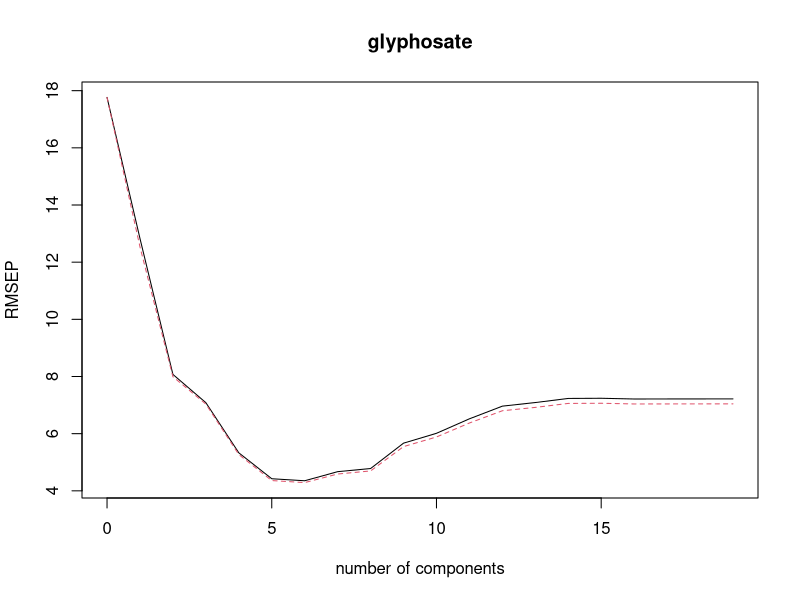
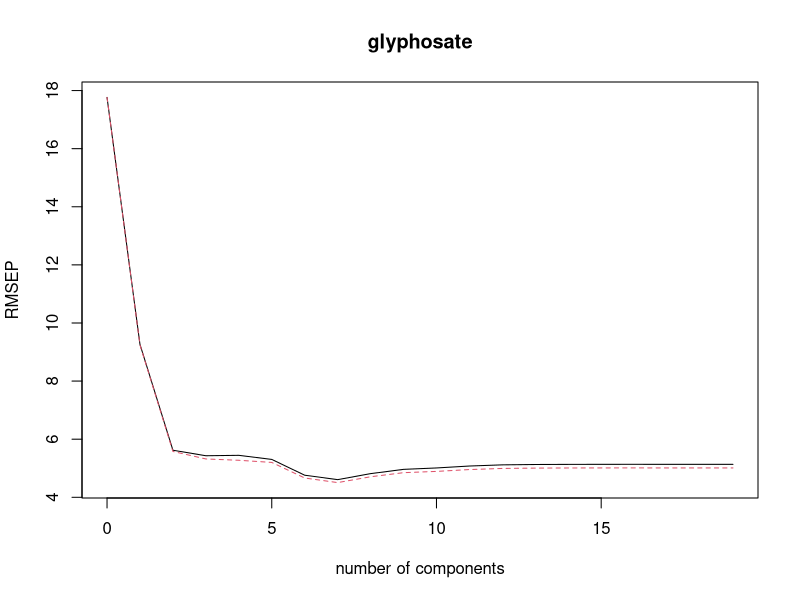
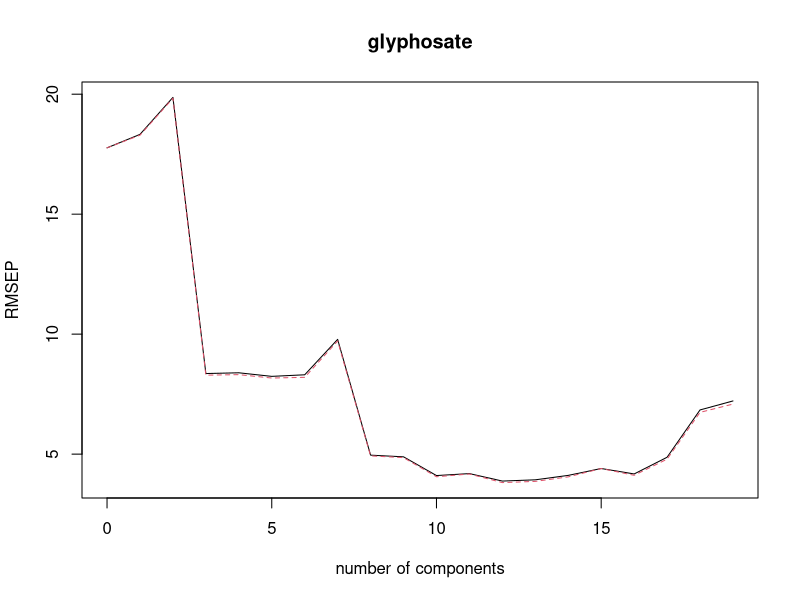
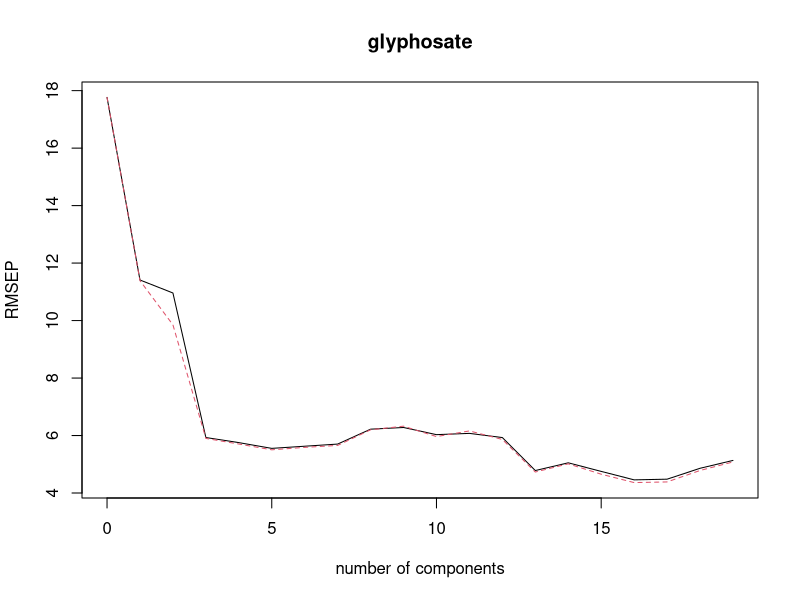
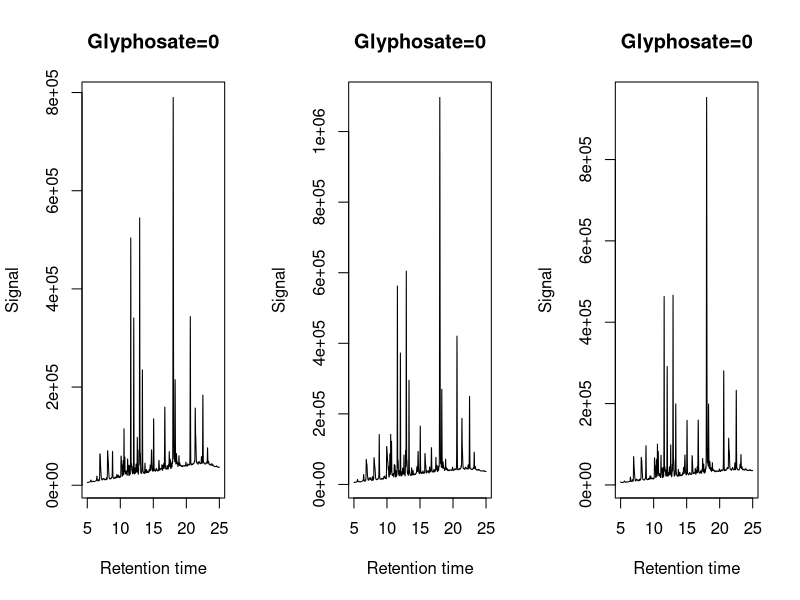
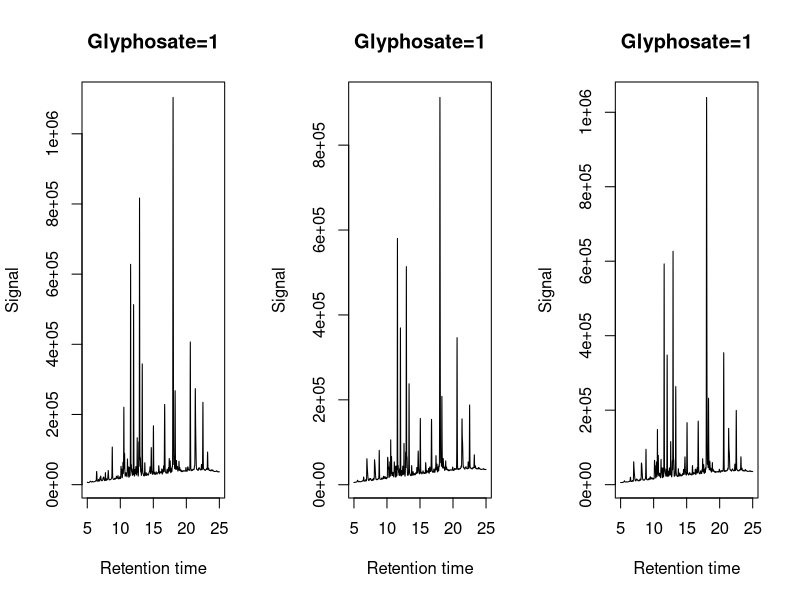
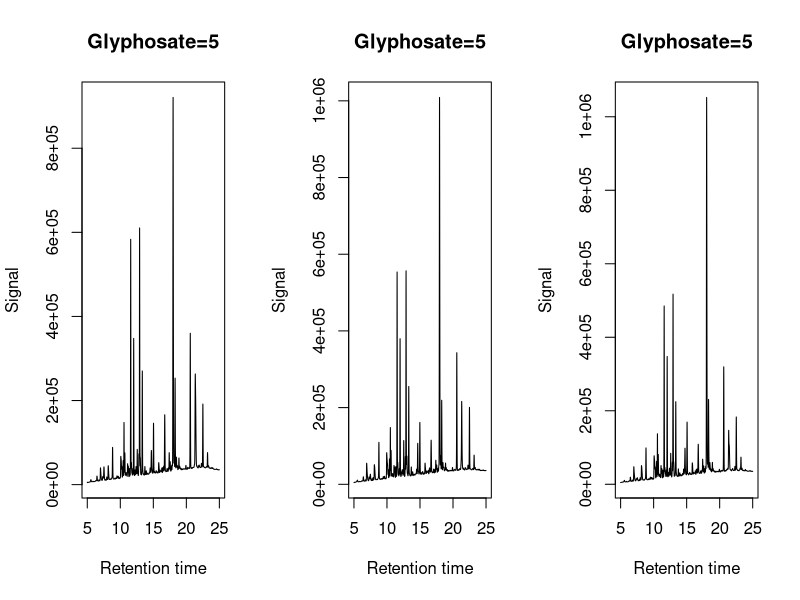
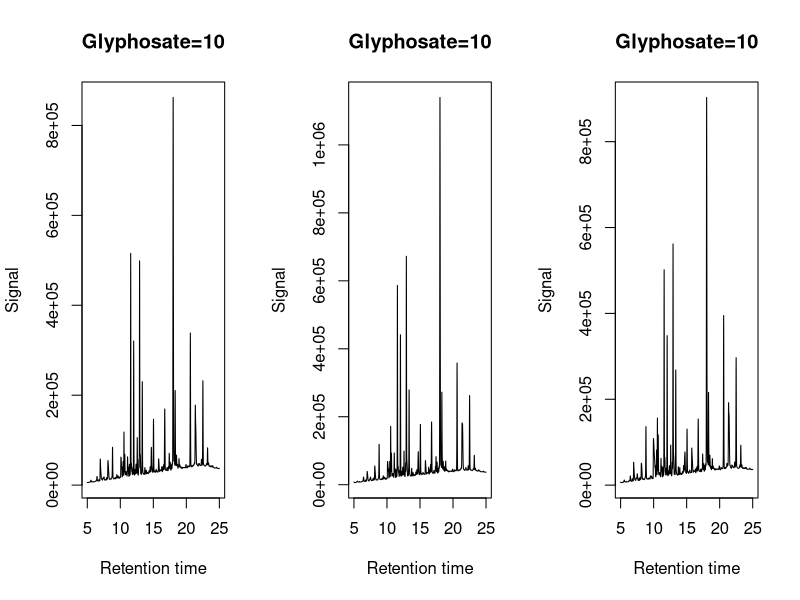

R code for these plots, in order:
############################################################################################################
# Potentially, plants can be used as indicators (biomarkers) of soil and water pollution. 
# Suitably informative measurements on the plants may indicate presence of certain chemicals. 
# The present data contain measurements on 26 plants exposed to different amounts of glyphosate, 
# which is the active component of certain herbicides. The plants are measured by UHPLC-DAD 
# (Ultra-High-Performance Liquid Chromatography-Diode-Array- Detection) which results in a 
# chromatogram for each plant. This chromatogram contains 24000 readings of intensities for 
# 24000 corresponding retention times. Thus, for each wavelength we basically have observed 
# intensity as function of retention time. A peak at a certain retention time is supposed to
# represent a high quantity of a specific chemical component. Retention times may "slide" a
# little from analysis to analysis. (In fact, by this measuring technique, many chromatograms,
# corresponding to many wavelengths, are observed for each plant, but we only use a single wavelength here).
# The data set contains 24001 lines and 27 columns. The first column contains the 24000 retention 
# times from line 2 and onwards. The subsequent 26 columns contain the chromatograms for the 26
# plants, except that the first line gives the amount of glyphosate exposure for each plant. 
# Five of these are missing and these five values are those that should be predicted. 
############################################################################################################

# Read data
x<-read.table(file="data/chromatograms.txt")

# Modelling using partial least squares and principal component regression
library(pls)

glyphosate<-as.numeric(x[1,2:27])
retension.time<-x[2:24001,1]
signal<-t(as.matrix(x[2:24001,2:27]))
x1<-data.frame(glyphosate=I(glyphosate),signal=I(signal))
train<-x1[1:21,]
test<-x1[22:26,]

model1<-plsr(glyphosate~signal,ncomp=19,data=train,validation="LOO")
plot(RMSEP(model1))
p1<-predict(model1,ncomp=5,newdata=test)
p2<-predict(model1,ncomp=6,newdata=test)
p3<-predict(model1,ncomp=7,newdata=test)
p4<-predict(model1,ncomp=8,newdata=test)
p5<-predict(model1,ncomp=9,newdata=test)
p6<-predict(model1,ncomp=10,newdata=test)
PLS.unscaled<-cbind(p1,p2,p3,p4,p5,p6)
rownames(PLS.unscaled)<-c("16601","9942","4517","5227","5360")
colnames(PLS.unscaled)<-c("ncomp=5","ncomp=6","ncomp=7","ncomp=8","ncomp=9","ncomp=10")

model2<-plsr(glyphosate~signal,ncomp=19,scale=TRUE,data=train,validation="LOO")
windows()
plot(RMSEP(model2))
p1<-predict(model2,ncomp=5,newdata=test)
p2<-predict(model2,ncomp=6,newdata=test)
p3<-predict(model2,ncomp=7,newdata=test)
p4<-predict(model2,ncomp=8,newdata=test)
p5<-predict(model2,ncomp=9,newdata=test)
p6<-predict(model2,ncomp=10,newdata=test)
PLS.scaled<-cbind(p1,p2,p3,p4,p5,p6)
rownames(PLS.scaled)<-c("16601","9942","4517","5227","5360")
colnames(PLS.scaled)<-c("ncomp=5","ncomp=6","ncomp=7","ncomp=8","ncomp=9","ncomp=10")

model3<-pcr(glyphosate~signal,ncomp=19,data=train,validation="LOO")
windows()
plot(RMSEP(model3))
p1<-predict(model3,ncomp=5,newdata=test)
p2<-predict(model3,ncomp=6,newdata=test)
p3<-predict(model3,ncomp=7,newdata=test)
p4<-predict(model3,ncomp=8,newdata=test)
p5<-predict(model3,ncomp=9,newdata=test)
p6<-predict(model3,ncomp=10,newdata=test)
PCR.unscaled<-cbind(p1,p2,p3,p4,p5,p6)
rownames(PCR.unscaled)<-c("16601","9942","4517","5227","5360")
colnames(PCR.unscaled)<-c("ncomp=5","ncomp=6","ncomp=7","ncomp=8","ncomp=9","ncomp=10")

model4<-pcr(glyphosate~signal,ncomp=19,scale=TRUE,data=train,validation="LOO")
windows()
plot(RMSEP(model4))
p1<-predict(model4,ncomp=5,newdata=test)
p2<-predict(model4,ncomp=6,newdata=test)
p3<-predict(model4,ncomp=7,newdata=test)
p4<-predict(model4,ncomp=8,newdata=test)
p5<-predict(model4,ncomp=9,newdata=test)
p6<-predict(model4,ncomp=10,newdata=test)
PCR.scaled<-cbind(p1,p2,p3,p4,p5,p6)
rownames(PCR.scaled)<-c("16601","9942","4517","5227","5360")
colnames(PCR.scaled)<-c("ncomp=5","ncomp=6","ncomp=7","ncomp=8","ncomp=9","ncomp=10")

PLS.unscaled
PLS.scaled
PCR.unscaled
PCR.scaled
# PLS.scaled with ncomp=6 seems optimal

# Plotting chromatograms for each plant
png(file="outputs/pred_gly0.png",width=1400,height=380)
par(mfrow=c(1,3),cex=1.0) 
plot(x[2:24001,1],x[2:24001,2],type="l",xlab="Retention time",ylab="Signal",main="Glyphosate=0")
plot(x[2:24001,1],x[2:24001,3],type="l",xlab="Retention time",ylab="Signal",main="Glyphosate=0")
plot(x[2:24001,1],x[2:24001,4],type="l",xlab="Retention time",ylab="Signal",main="Glyphosate=0")
dev.off()

png(file="outputs/pred_gly1.png",width=1400,height=380)
par(mfrow=c(1,3),cex=1.0) 
plot(x[2:24001,1],x[2:24001,5],type="l",xlab="Retention time",ylab="Signal",main="Glyphosate=1")
plot(x[2:24001,1],x[2:24001,6],type="l",xlab="Retention time",ylab="Signal",main="Glyphosate=1")
plot(x[2:24001,1],x[2:24001,7],type="l",xlab="Retention time",ylab="Signal",main="Glyphosate=1")
dev.off()

png(file="outputs/pred_gly5.png",width=1400,height=380)
par(mfrow=c(1,3),cex=1.0) 
plot(x[2:24001,1],x[2:24001,8],type="l",xlab="Retention time",ylab="Signal",main="Glyphosate=5")
plot(x[2:24001,1],x[2:24001,9],type="l",xlab="Retention time",ylab="Signal",main="Glyphosate=5")
plot(x[2:24001,1],x[2:24001,10],type="l",xlab="Retention time",ylab="Signal",main="Glyphosate=5")
dev.off()

png(file="outputs/pred_gly10.png",width=1400,height=380)
par(mfrow=c(1,3),cex=1.0) 
plot(x[2:24001,1],x[2:24001,11],type="l",xlab="Retention time",ylab="Signal",main="Glyphosate=10")
plot(x[2:24001,1],x[2:24001,12],type="l",xlab="Retention time",ylab="Signal",main="Glyphosate=10")
plot(x[2:24001,1],x[2:24001,13],type="l",xlab="Retention time",ylab="Signal",main="Glyphosate=10")
dev.off()

png(file="outputs/pred_gly20.png",width=1400,height=380)
par(mfrow=c(1,3),cex=1.0) 
plot(x[2:24001,1],x[2:24001,14],type="l",xlab="Retention time",ylab="Signal",main="Glyphosate=20")
plot(x[2:24001,1],x[2:24001,15],type="l",xlab="Retention time",ylab="Signal",main="Glyphosate=20")
plot(x[2:24001,1],x[2:24001,16],type="l",xlab="Retention time",ylab="Signal",main="Glyphosate=20")
dev.off()

png(file="outputs/pred_gly30.png",width=1400,height=380)
par(mfrow=c(1,3),cex=1.0) 
plot(x[2:24001,1],x[2:24001,17],type="l",xlab="Retention time",ylab="Signal",main="Glyphosate=30")
plot(x[2:24001,1],x[2:24001,18],type="l",xlab="Retention time",ylab="Signal",main="Glyphosate=30")
plot(x[2:24001,1],x[2:24001,19],type="l",xlab="Retention time",ylab="Signal",main="Glyphosate=30")
dev.off()

png(file="outputs/pred_gly50.png",width=1400,height=380)
par(mfrow=c(1,3),cex=1.0) 
plot(x[2:24001,1],x[2:24001,20],type="l",xlab="Retention time",ylab="Signal",main="Glyphosate=50")
plot(x[2:24001,1],x[2:24001,21],type="l",xlab="Retention time",ylab="Signal",main="Glyphosate=50")
plot(x[2:24001,1],x[2:24001,22],type="l",xlab="Retention time",ylab="Signal",main="Glyphosate=50")
dev.off()

png(file="outputs/pred1.png",width=650,height=500)
par(cex=1.3) 
plot(x[2:24001,1],x[2:24001,23],type="l",xlab="Retention time",ylab="Signal",main="Glyphosate to be predicted")
dev.off()

png(file="outputs/pred2.png",width=650,height=500)
par(cex=1.3)
plot(x[2:24001,1],x[2:24001,24],type="l",xlab="Retention time",ylab="Signal",main="Glyphosate to be predicted")
dev.off()

png(file="outputs/pred3.png",width=650,height=500)
par(cex=1.3)
plot(x[2:24001,1],x[2:24001,25],type="l",xlab="Retention time",ylab="Signal",main="Glyphosate to be predicted")
dev.off()

png(file="outputs/pred4.png",width=650,height=500)
par(cex=1.3)
plot(x[2:24001,1],x[2:24001,26],type="l",xlab="Retention time",ylab="Signal",main="Glyphosate to be predicted")
dev.off()

png(file="outputs/pred5.png",width=650,height=500)
par(cex=1.3)
plot(x[2:24001,1],x[2:24001,27],type="l",xlab="Retention time",ylab="Signal",main="Glyphosate to be predicted")
dev.off()
